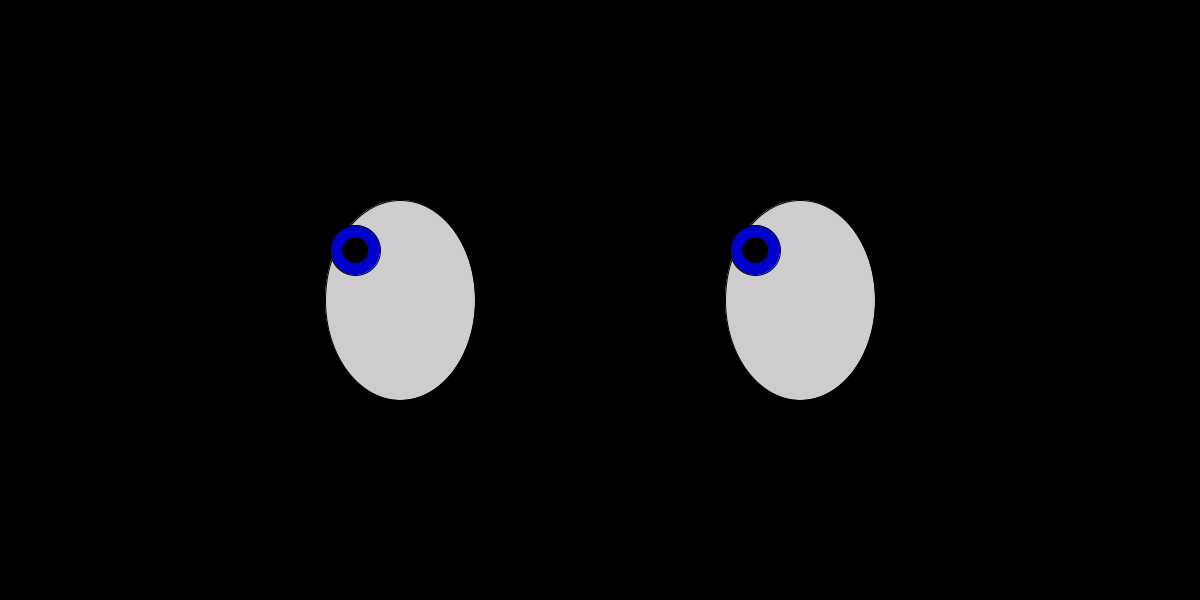
Frame 1 (no input)
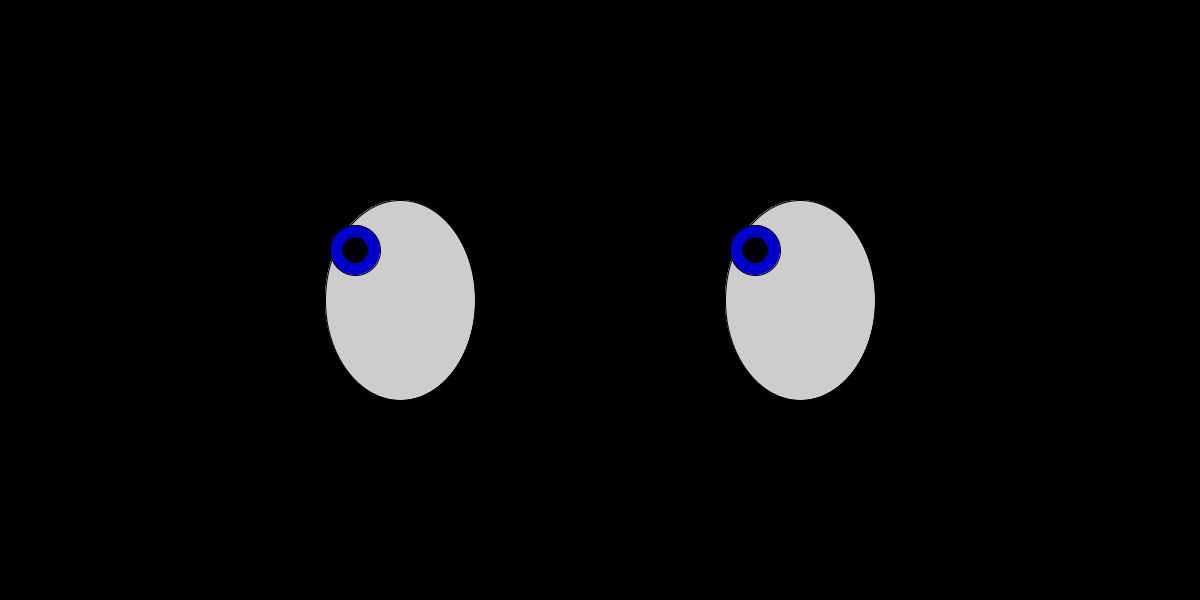
Frame 60 (the mouse pressed at the canvas centre just before this capture)
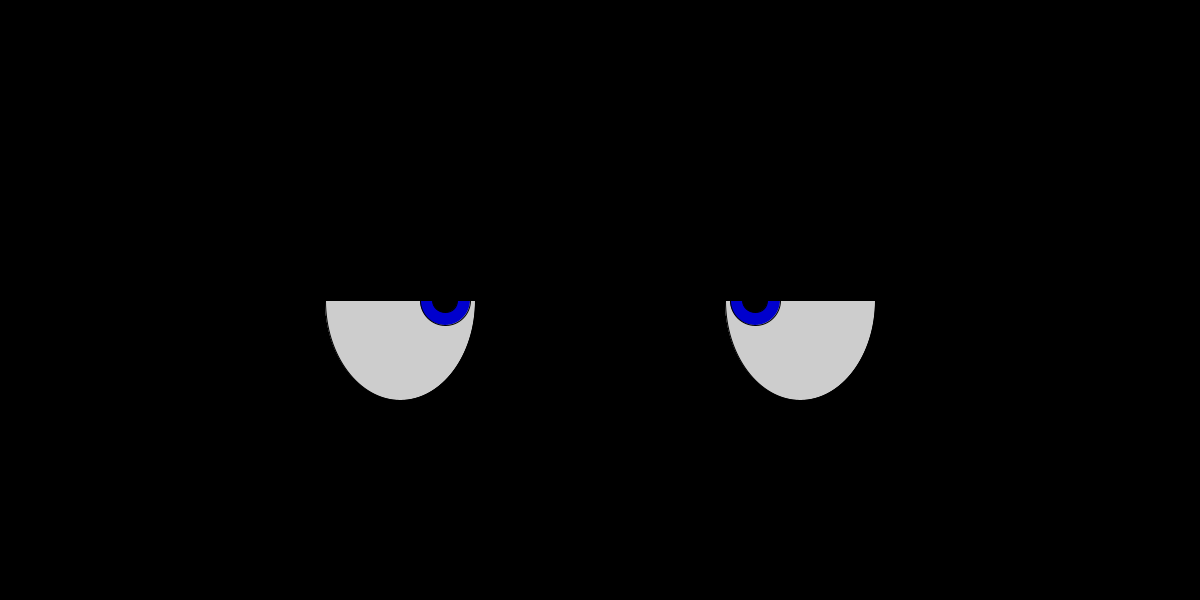
Frame 120 (the mouse held since frame 60 and released just before this capture)

The Processing sketch that drew these frames (run headless with seeded random() and noise(); from frame 60 on, the mouse is pressed at the canvas centre):

// Processing sketch: processing_73735
// ── processing_73735.pde

//Diana Yuh
//Introduction to Digital Media Fall 2012 - Assignment 01b
//Section B
//9.13.12

int pupilx = 0;
int pupily = 0;
int pupilx1 = 0;
int pupily1 = 0;
int recty = 0;
int randomRed = 0; 
boolean boolRed = false; 


void setup() {
  size (1200, 600);
  background(0);
}


void draw() {

  smooth();
  ellipse (width/3, height/2, 150, 200);
  ellipse (width*2/3, height/2, 150, 200);

  recty = mouseY;


  pupilx = mouseX + int(100);
  if (pupilx < width*2/3-45) {
    pupilx=width*2/3-45;
  }
  if (pupilx > width*2/3+45) {
    pupilx = width*2/3 +45;
  }

  pupily = mouseY;
  if (pupily>350) {
    pupily=350;
  }
  if (pupily<250) {
    pupily=250;
  }

  pupilx1 = mouseX - int(100);
  if (pupilx1>width/3+45) {
    pupilx1 = width/3+45;
  }
  if (pupilx1<width/3-45) {
    pupilx1 = width/3-45;
  }

  pupily1 = mouseY;
  if (pupily1>350) {
    pupily1=350;
  }
  if (pupily1<250) {
    pupily1=250;
  }


  fill(0);
  rect(0, 0, width, recty);

  if (boolRed ==true) {


    if (randomRed ==0) {
      randomRed=255;
    }


    else {
      randomRed = 0;
    }
  }
 
  fill(randomRed, 0, 255);
  ellipse (pupilx, pupily, 50, 50);
  fill (randomRed, 0, 255);
  ellipse (pupilx1, pupily1, 50, 50);
  fill(0);
  ellipse(pupilx, pupily, 25, 25);
  ellipse(pupilx1, pupily1, 25, 25);
  fill(0);
  rect(0, 0, width, recty);

  fill(0, 50);


  rect(0, 0, width, height);

  fill(255);
}


void mousePressed() {

  boolRed= !boolRed;
}


void keyPressed() {
  if (key == 's') {
    save("dianaYuh_interactive.png");
  }
}
